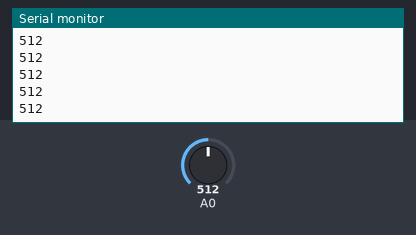
A sketch run on a simulated Arduino Uno, built with avr-gcc and run on an emulated ATmega328P. Shown: the last lines printed to the serial monitor. The inputs (shaded band) are chosen by the test bench; at power-on: A0 = 512.

Above: at 1.2 s.
1.3 s: A0 set to 716
At 1.31 s:
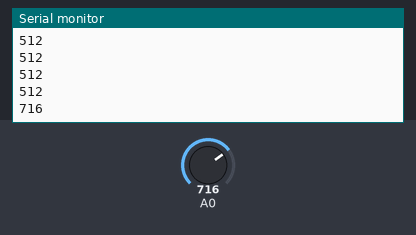
2.8 s: A0 set to 900
At 2.81 s:
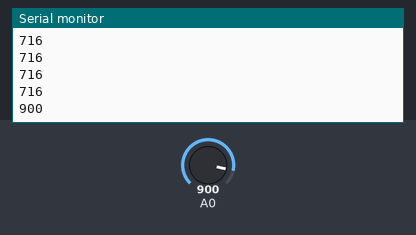
Timing chart, 0 to 5.8 s (numbered marks = the images above; inputs shaded):
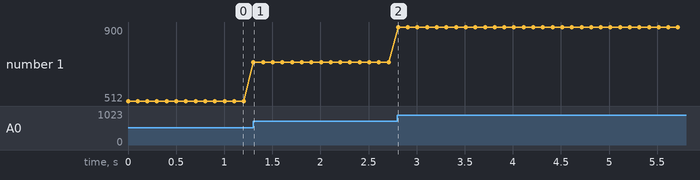

Measured:
- after the input at 1.3 s, the serial monitor: prints a new line at once (image 1)
- after the input at 2.8 s, the serial monitor: prints a new line at once (image 2)
- plotted number 1: 512 → 716 after the input at 1.3 s, 716 → 900 after the input at 2.8 s

The sketch:

keyresestor.ino
```cpp
void setup() {
  // put your setup code here, to run once:
pinMode(A0,INPUT_PULLUP);
Serial.begin(9600);
}

void loop() {
  // put your main code here, to run repeatedly:
Serial.println(analogRead(A0));
delay(100);
}
```
